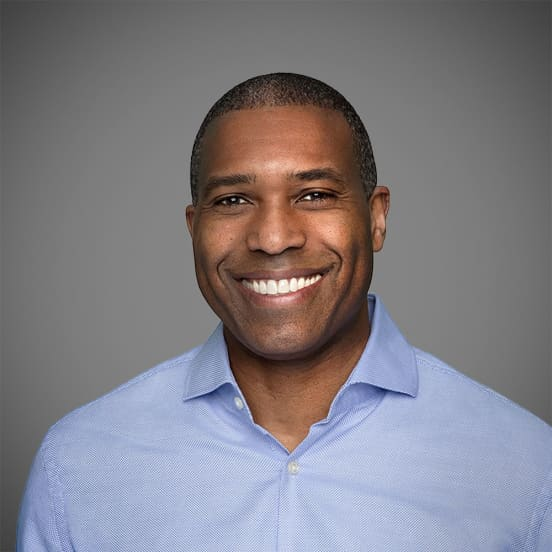
#> input picture person.jpg, 552 x 552 px; its folder holds only this picture in this run
$ python -i background_removal.py   (imports and definitions only)
#> lines starting #> are read from the running program, lines starting #| are printed output that depends on the picture
import cv2
import numpy as np
import onnxruntime as ort
from io import BytesIO
from config import U2NET_PATH, MODNET_PATH
from image_utils import load_cv_image, cv2_to_rgb_for_model

# ONNX sessions (lazy init)
u2net_session = None
modnet_session = None

def ensure_models_loaded():
    """Load ONNX sessions the first time this is called."""
    global u2net_session, modnet_session
    if u2net_session is None:
        if not U2NET_PATH.is_file():
            raise FileNotFoundError(f"U2Net model not found: {U2NET_PATH}")
        u2net_session = ort.InferenceSession(str(U2NET_PATH))

    if modnet_session is None:
        if not MODNET_PATH.is_file():
            raise FileNotFoundError(f"MODNet model not found: {MODNET_PATH}")
        modnet_session = ort.InferenceSession(str(MODNET_PATH))

def remove_background(image_input, input_size=(320, 320), return_mask=False, top_margin_percent=0.10):
    """
    Remove background using U2Net + MODNet combination.
    Returns PNG bytes (RGBA) or mask bytes when return_mask=True.
    """
    ensure_models_loaded()

    img = load_cv_image(image_input)
    if img is None:
        raise ValueError("Failed to load image.")

    original_bgr = img.copy()
    if original_bgr.ndim == 2:
        original_bgr = cv2.cvtColor(original_bgr, cv2.COLOR_GRAY2BGR)
    elif original_bgr.shape[2] == 4:
        original_bgr = cv2.cvtColor(original_bgr, cv2.COLOR_BGRA2BGR)

    image_rgb = cv2_to_rgb_for_model(img)
    original_h, original_w = image_rgb.shape[:2]

    # --- U2Net pass ---
    resized = cv2.resize(image_rgb, input_size)
    normalized = resized.astype(np.float32) / 255.0
    normalized = (normalized - 0.5) / 0.5
    input_tensor = np.expand_dims(np.transpose(normalized, (2, 0, 1)), axis=0)

    u2net_out = u2net_session.run([u2net_session.get_outputs()[0].name],
                                  {u2net_session.get_inputs()[0].name: input_tensor})[0]
    u2_mask = u2net_out.squeeze()
    u2_mask = cv2.resize(u2_mask, (original_w, original_h))
    u2_mask = (u2_mask * 255).astype(np.uint8)

    # --- MODNet pass ---
    resized_mod = cv2.resize(image_rgb, (512, 512))
    resized_mod = resized_mod.astype(np.float32) / 255.0
    input_mod = np.expand_dims(np.transpose(resized_mod, (2, 0, 1)), axis=0)

    modnet_out = modnet_session.run([modnet_session.get_outputs()[0].name],
                                    {modnet_session.get_inputs()[0].name: input_mod})[0]
    mod_mask = modnet_out.squeeze()
    mod_mask = cv2.resize(mod_mask, (original_w, original_h))
    mod_mask = (mod_mask * 255).astype(np.uint8)

    # Combine & refine
    _, u2_t = cv2.threshold(u2_mask, 128, 255, cv2.THRESH_BINARY)
    _, mod_t = cv2.threshold(mod_mask, 128, 255, cv2.THRESH_BINARY)
    combined = cv2.bitwise_or(u2_t, mod_t)
    kernel = np.ones((3, 3), np.uint8)
    refined = cv2.morphologyEx(combined, cv2.MORPH_CLOSE, kernel)
    refined = cv2.morphologyEx(refined, cv2.MORPH_OPEN, kernel)
    final_mask = cv2.GaussianBlur(refined, (5, 5), 0)

    if return_mask:
        success, buf = cv2.imencode('.png', final_mask)
        if not success:
            raise ValueError("Failed to encode mask.")
        return buf.tobytes()

    result_bgra = cv2.cvtColor(original_bgr, cv2.COLOR_BGR2BGRA)
    result_bgra[:, :, 3] = final_mask

    _, thresh = cv2.threshold(final_mask, 1, 255, cv2.THRESH_BINARY)
    contours, _ = cv2.findContours(thresh, cv2.RETR_EXTERNAL, cv2.CHAIN_APPROX_SIMPLE)
    if not contours:
        raise ValueError("No foreground detected in the image.")

    largest = max(contours, key=cv2.contourArea)
    x, y, w, h = cv2.boundingRect(largest)
    extra = int(original_h * top_margin_percent)
    new_h = h + extra
    new_w = w

    final_image = np.zeros((new_h, new_w, 4), dtype=np.uint8)
    final_image[extra:, :, :] = result_bgra[y:y+h, x:x+w]

    success, buf = cv2.imencode('.png', final_image)
    if not success:
        raise ValueError("Failed to encode output image.")
    return buf.tobytes()

>>> import cv2
>>> picture = cv2.imread('person.jpg', cv2.IMREAD_GRAYSCALE)
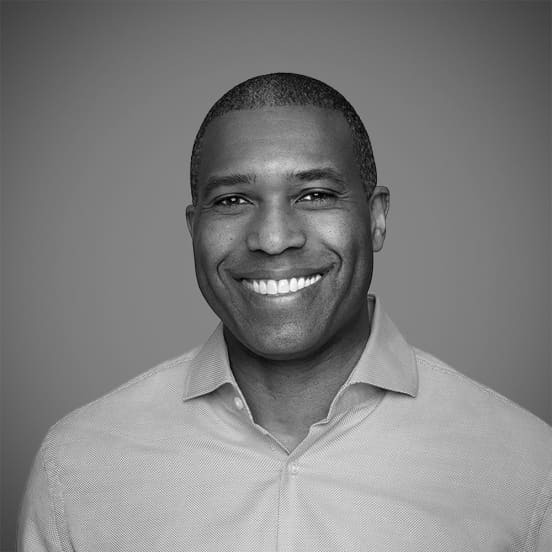
#> picture: shape (552, 552); min 0, max 255, mean 127.6
>>> result = remove_background(picture)
#> (the run stopped early here; a loop or call above may not have finished)
